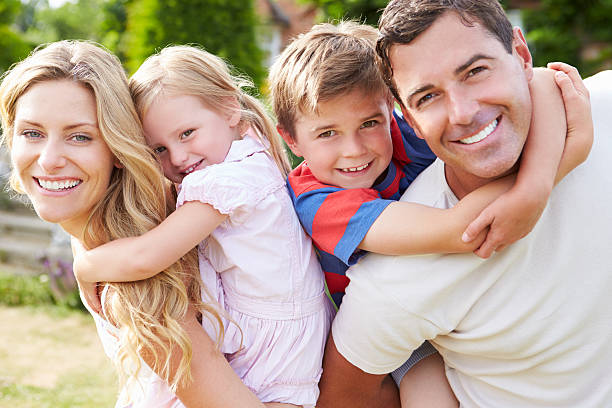
#> input picture 08_Inteligencia_Artificial/04_Visao_Computacional/01_Processamento_de_Imagens/imagens/familia.jpg, 612 x 408 px, found by its file name
$ jupyter execute 02_operacoes_basicas_com_opencv.ipynb
#> lines starting #> are read from the running program, lines starting #| are printed output that depends on the picture; after the words box and inside, x2 and y2 are one past the last pixel; in counts of white or black regions, pixels touching at a corner belong together
## Operações básicas com OpenCV
***

Biblioteca para processamento de imagens e visão computacional

```
sudo apt-get install python-opencv
```

Leitura, escrita, cortar, converter, rotacionar, redimensionar, brilho, contraste e pixel.

***

[cell 1]
import cv2 as cv
import numpy as np
from matplotlib import pyplot as plt

[cell 2]
def mostrar_imagem(img):
    imagem_colorida = cv.cvtColor(img, cv.COLOR_BGR2RGB)
    plt.imshow(imagem_colorida)
    plt.title("Imagem")
    plt.axis("off")
    plt.show()

[cell 3]
def mostrar_imagem_em_janela(img):
    cv.imshow("Imagem", img)
    cv.waitKey(0) # Espera a tecla de algum botão
    cv.destroyAllWindows() # Remove o objeto

***
### Leitura
***

[cell 4]
# Pegar a imagem
imagem = cv.imread("./imagens/familia.jpg")
#> imagem is the input picture: shape (408, 612, 3); mean B, G, R 150.4, 166.4, 189.5

[cell 5]
# Mostrar algumas informações
altura = imagem.shape[0]
#> altura = 408
largura = imagem.shape[1]
#> largura = 612
canais = imagem.shape[2]
#> canais = 3
print("Altura: {} pixels".format(altura))
#| Altura: 408 pixels
print("Largura: {} pixels".format(largura))
#| Largura: 612 pixels
print("Canais: {}".format(canais)) # Canais de cores RGB
#| Canais: 3

[cell 6]
# Mostrar imagem no formato BGR com matplotlib
plt.imshow(imagem)
plt.title("Imagem BGR - Blue, Green, Red")
plt.axis("off")
plt.show()

***
### Salvar
***

[cell 7]
# Salvar a imagem
cv.imwrite("imagens/new_image.jpg", imagem)
#> Out = True

***
### Texto
***

[cell 8]
imagem = cv.imread("./imagens/familia.jpg")

[cell 9]
posicao = (15, 65)
cv.putText(
    img = imagem,
    text = "Familia",
    org = posicao,
    fontFace = cv.FONT_HERSHEY_SIMPLEX,
    fontScale = 2,
    color = (0, 0, 0),
    thickness = 2,
    lineType = cv.LINE_AA
)
#> imagem: shape (408, 612, 3); 1.03% of pixels changed, all inside (x1, y1, x2, y2) = (21, 20, 230, 68)
mostrar_imagem(imagem)

***
### Cortar (Cropping)
***

[cell 10]
imagem = cv.imread("./imagens/familia.jpg")

[cell 11]
# A ordem em que especificamos as coordenadas devem ser colocadas:
# [startY: endY, startX: endX]
img_cortado = imagem[30:190, 265:390]
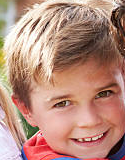
#> img_cortado: shape (160, 125, 3); mean B, G, R 124.3, 139.6, 182.8
mostrar_imagem(img_cortado)

***
### Inversão (Flipping)
***

[cell 12]
imagem = cv.imread("./imagens/familia.jpg")

[cell 13]
horizontal = 1
img_invetida = cv.flip(imagem, horizontal)
mostrar_imagem(img_invetida)

[cell 14]
vertical = 0
img_invetida = cv.flip(imagem, vertical)
mostrar_imagem(img_invetida)

[cell 15]
horizontal_e_vertical = -1
img_invetida = cv.flip(imagem, horizontal_e_vertical)
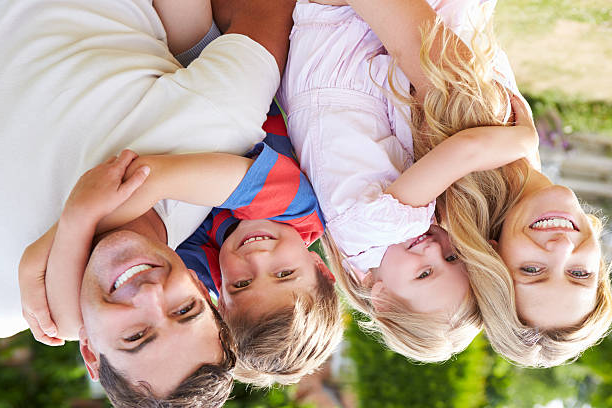
#> img_invetida: shape (408, 612, 3); mean B, G, R 150.4, 166.4, 189.5
mostrar_imagem(img_invetida)

***
### Converter
***

[cell 16]
imagem = cv.imread("./imagens/familia.jpg")

[cell 17]
img_colorida = cv.cvtColor(imagem, cv.COLOR_BGR2RGB)

[cell 18]
plt.imshow(img_colorida)
plt.title("Imagem Colorida")
plt.axis("off")
plt.show()

[cell 19]
img_cinza = cv.cvtColor(imagem, cv.COLOR_BGR2GRAY)

[cell 20]
plt.imshow(img_cinza, cmap='gray')
plt.title("Imagem Cinza")
plt.axis("off")
plt.show()

***
### Extrair canais de cores (Split)
***

[cell 21]
imagem = cv.imread("./imagens/familia.jpg")

[cell 22]
# Obtem cada canal Azul, Verde e Vermelho por meio de uma array NumPy
(B, G, R) = cv.split(imagem)
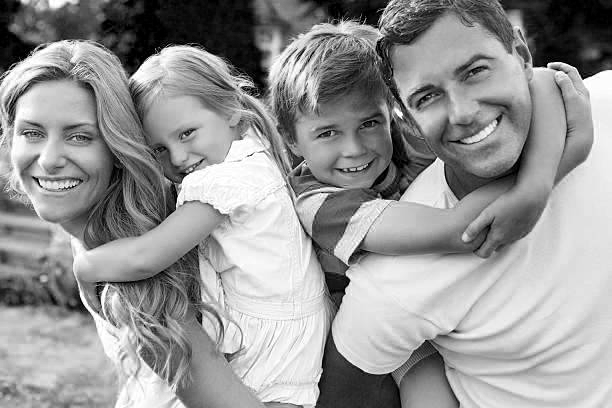
#> B: shape (408, 612); min 0, max 255, mean 150.4
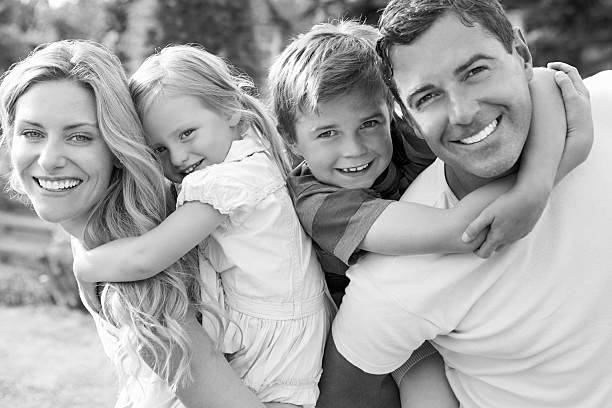
#> G: shape (408, 612); min 0, max 255, mean 166.4
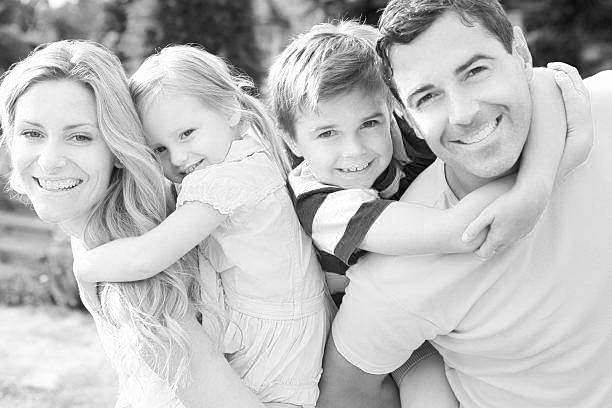
#> R: shape (408, 612); min 0, max 255, mean 189.5

[cell 23]
print(B, G, R)
#> (printed output is left out)

***
### Mesclando imagens
***

[cell 24]
zeros = np.zeros(imagem.shape[:2], dtype="uint8")

[cell 25]
# Vermelho
mostrar_imagem(cv.merge([zeros, zeros, R]))

[cell 26]
# Verde
mostrar_imagem(cv.merge([zeros, G, zeros]))

[cell 27]
# Azul
mostrar_imagem(cv.merge([B, zeros, zeros]))
#> in mostrar_imagem (call 8), `imagem_colorida = cv.cvtColor(img, cv.COLOR_BGR2RGB)`:
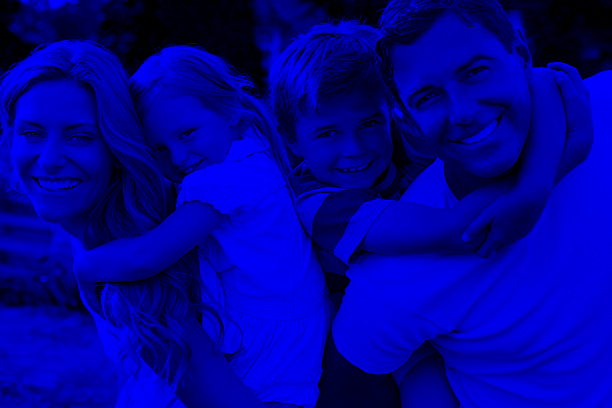
#> imagem_colorida: shape (408, 612, 3); mean R, G, B 0, 0, 150.4

[cell 28]
# Imagem junta novamente
mostrar_imagem(cv.merge([B, G, R]))

***
### Rotacionar
***

[cell 29]
imagem = cv.imread("./imagens/familia.jpg")

[cell 30]
# Calcula o centro da imagem
centro = (largura // 2, altura // 2)
#> centro = (306, 204)

[cell 31]
# Cria a matriz de rotação
matriz = cv.getRotationMatrix2D(
    center=centro,
    angle=45,
    scale=1.0
)

[cell 32]
# Rotaciona a imagem
img_rotacionada = cv.warpAffine(
    src=imagem,
    M=matriz,
    dsize=(largura, altura)
)
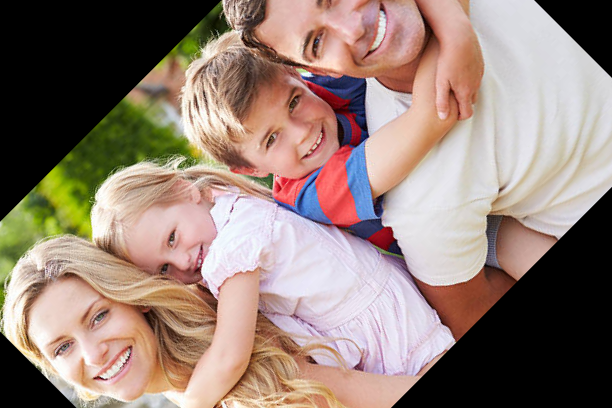
#> img_rotacionada: shape (408, 612, 3); mean B, G, R 118.4, 128.5, 148.7
mostrar_imagem(img_rotacionada)

***
### Transladar
***

[cell 33]
imagem = cv.imread("./imagens/familia.jpg")

[cell 34]
# O shifting de uma imagem é dada por uma matriz NumPy na forma: [[1, 0, shiftX], [0, 1, shiftY]]
# Você simplesmente precisa especificar quantos pixels você deseja para mudar a imagem
# nas direções X e Y. Vamos transladar a imagem 25 pixels para direira e 50 pixels para baixo
matriz = np.float32([[1, 0, 25], [0, 1, 50]])
img_transladado = cv.warpAffine(imagem, matriz, (largura, altura))
mostrar_imagem(img_transladado)

[cell 35]
# Vamos transladar a imagem 25 pixels para esquerda e 90 pixels para cima
matriz = np.float32([[1, 0, -25], [0, 1, -90]])
img_transladado = cv.warpAffine(imagem, matriz, (largura, altura))
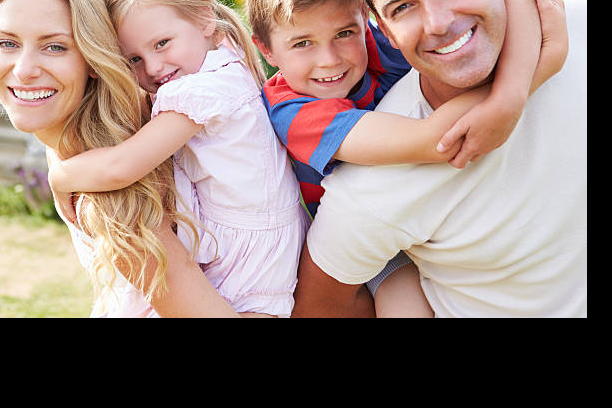
#> img_transladado: shape (408, 612, 3); mean B, G, R 123, 129.5, 150.5
mostrar_imagem(img_transladado)

***
### Manipular pixels
***

[cell 36]
imagem = cv.imread("./imagens/familia.jpg")

[cell 37]
# O openCV armazena as cores na ordem inversa (blue, green, red) - BGR
# Ele faz isso por eficiência e imagens são arrays numpy
(b, g, r) = imagem[0, 0]
#> b = 4; g = 109; r = 82

[cell 38]
print("Pixel nas coordenadas (0, 0) - Red: {}, Green: {}, Blue: {}".format(r, g, b))
#| Pixel nas coordenadas (0, 0) - Red: 82, Green: 109, Blue: 4

[cell 39]
# Vamos mudar o valor do pixel
imagem[0, 0] = (0, 0, 255)
#> imagem: shape (408, 612, 3); under 0.01% of pixels changed, all inside (x1, y1, x2, y2) = (0, 0, 1, 1)
(b, g, r) = imagem[0, 0]
#> b = 0; g = 0; r = 255
print("Pixel nas coordenadas (0, 0) - Red: {}, Green: {}, Blue: {}".format(r, g, b))
#| Pixel nas coordenadas (0, 0) - Red: 255, Green: 0, Blue: 0

[cell 40]
# Como estamos usando matrizes numpy, podemos aplicar slicing e obter grandes pedaços
# da imagem, por exemplo a parte superior esquerda
margem_esquerda = imagem[0:100, 0:100]
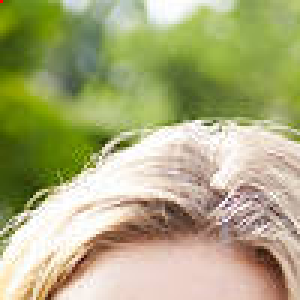
#> margem_esquerda: shape (100, 100, 3) (shown 3 times larger); mean B, G, R 124.3, 171.3, 171.1

[cell 41]
mostrar_imagem(margem_esquerda)

[cell 42]
# Mudar a cor da magem esquerda para verde
imagem[0:100, 0:100] = (0, 255, 0)
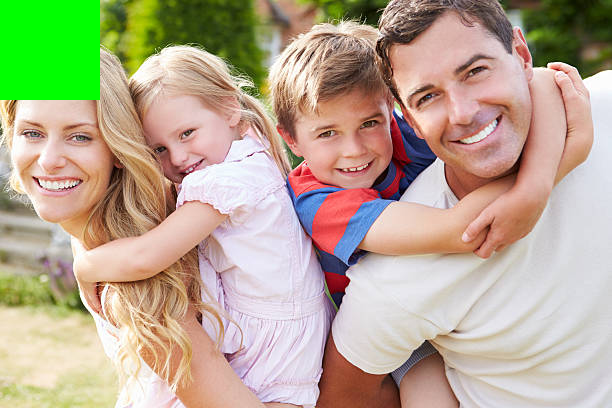
#> imagem: shape (408, 612, 3); mean B, G, R 145.4, 169.7, 182.7

[cell 43]
mostrar_imagem(imagem)
